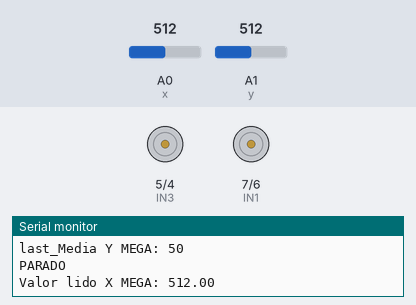
Simulated run of this sketch. Board: Arduino Mega 2560, built with avr-gcc and run on an emulated ATmega2560. Parts: motor-driver pin pairs drawn as motors (green arrow = first pin HIGH = forward, orange = second pin HIGH = backward, longer = more drive), the last lines printed to the serial monitor. Inputs (shaded band) come from the test bench; at power-on: A0 (x) = 512, A1 (y) = 512.

Above: at 1.2 s.
1.3 s: A0 (x) set to 538
At 2.4 s:
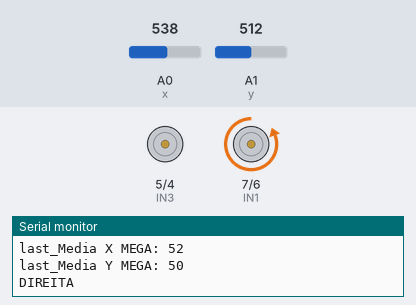
3.0 s: A0 (x) set to 306
At 4.4 s:
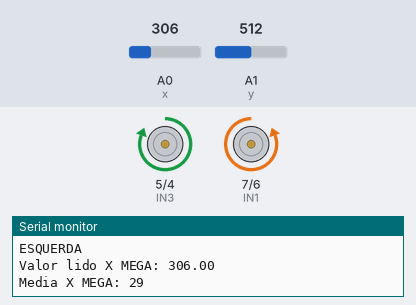
4.7 s: A1 (y) set to 107
7.7 s: A1 (y) set to 102
10.7 s: A0 (x) set to 450
13.7 s: A0 (x) set to 468
At 14.9 s:
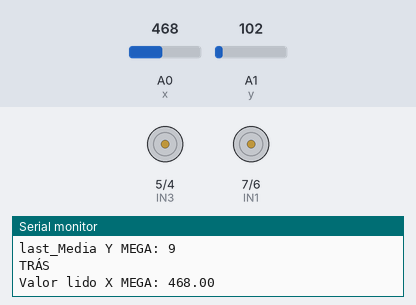
Timing chart, 0 to 16.4 s (numbered marks = the images above; inputs shaded):
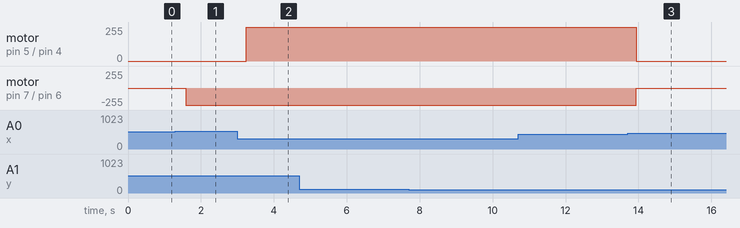

Measured:
- the behaviour switches between 522 and 523 on A0 (x) (found by bisection; images 0 and 1)
- the behaviour switches between 460 and 461 on A0 (x) (found by bisection; images 2 and 3)
- after the input at 1.3 s, motor on pin 7 (IN1) / pin 6 (IN2): stopped → backward 255/255 after 0.28 s
- after the input at 3.0 s, motor on pin 5 (IN3) / pin 4 (IN4): stopped → forward 255/255 after 0.24 s
- after the input at 13.7 s, motor on pin 5 (IN3) / pin 4 (IN4): forward 255/255 → stopped after 0.23 s; motor on pin 7 (IN1) / pin 6 (IN2): backward 255/255 → stopped after 0.23 s

The sketch:

sketch.ino
```cpp
#define x A0
#define y A1
#define IN1 7
#define IN2 6
#define IN3 5
#define IN4 4

int last_media_x_result = 0;
int last_media_y_result = 0;

void go_up(){
  // ------ RODA ESQUERDA PARA FRENTE ------
  digitalWrite(IN2, HIGH);
  // ------ RODA DIREITA PARA FRENTE ------
  digitalWrite(IN3, HIGH);
}

void go_down(){
  // ------ RODA ESQUERDA PARA TRÁS ------
  digitalWrite(IN1, HIGH);
  // ------ RODA DIREITA PARA TRÁS ------
  digitalWrite(IN4, HIGH);
}

void go_left(){
  // ------ RODA DIREITA PARA FRENTE ------
  digitalWrite(IN3, HIGH);
}

void go_rigth(){
  // ------ RODA ESQUERDA PARA FRENTE ------
  digitalWrite(IN2, HIGH);
}

void motor_off(){
  digitalWrite(IN1, LOW);
  digitalWrite(IN2, LOW);
  digitalWrite(IN3, LOW);
  digitalWrite(IN4, LOW);
}

void setup() {
  Serial.begin(9600);
  Serial3.begin(9600);
  pinMode(x, INPUT);
  pinMode(y, INPUT);
  pinMode(IN1, OUTPUT);
  pinMode(IN2, OUTPUT);
  pinMode(IN3, OUTPUT);
  pinMode(IN4, OUTPUT);
}

void loop() {
  float value_x = analogRead(x);
  float media_x = 100 * value_x / 1024;
  int media_x_result = media_x;

  float value_y = analogRead(y);
  float media_y = 100 * value_y / 1024;
  int media_y_result = media_y;

  Serial.print("Valor lido X MEGA: ");
  Serial.println(value_x);
  Serial.print("Media X MEGA: ");
  Serial.println(media_x_result);
  Serial.print("Valor lido Y MEGA: ");
  Serial.println(value_y);
  Serial.print("Media Y MEGA: ");
  Serial.println(media_y_result);
  Serial.print("last_Media X MEGA: ");
  Serial.println(last_media_x_result);
  Serial.print("last_Media Y MEGA: ");
  Serial.println(last_media_y_result);

  if(media_x_result >= 0 && media_x_result < 45){
    Serial.println("ESQUERDA");
    go_left();
  }else if(media_x_result > 50){
    Serial.println("DIREITA");
    go_rigth();
  }else if(media_y_result >= 0 && media_y_result < 45){
    Serial.println("TRÁS");
    go_down();
  }else if(media_y_result > 50){
    Serial.println("FRENTE");
    go_up();
  }else{
    Serial.println("PARADO");
    motor_off();
  }

  if(media_x_result != last_media_x_result || media_y_result != last_media_y_result){
    Serial3.write(media_x_result);
    last_media_x_result = media_x_result;
    delay(10);
    Serial3.write(media_y_result);
    last_media_y_result = media_y_result;
  }
}
```
